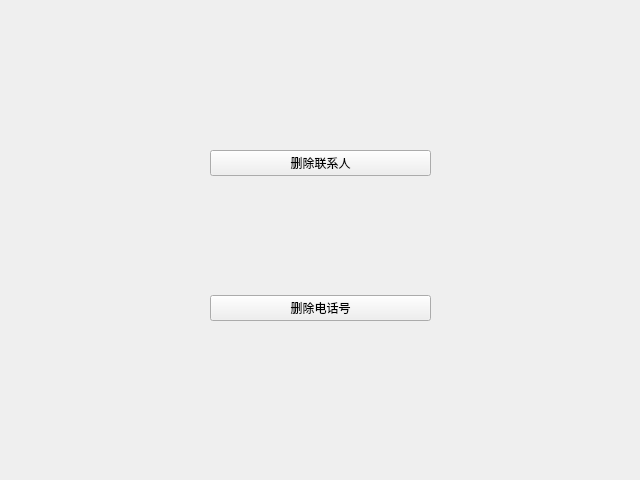
<?xml version="1.0" encoding="UTF-8"?>
<ui version="4.0">
 <class>del</class>
 <widget class="QWidget" name="del">
  <property name="geometry">
   <rect>
    <x>0</x>
    <y>0</y>
    <width>640</width>
    <height>480</height>
   </rect>
  </property>
  <property name="windowTitle">
   <string>Form</string>
  </property>
  <widget class="QWidget" name="">
   <property name="geometry">
    <rect>
     <x>210</x>
     <y>150</y>
     <width>221</width>
     <height>171</height>
    </rect>
   </property>
   <layout class="QVBoxLayout" name="verticalLayout">
    <item>
     <widget class="QPushButton" name="pushButton">
      <property name="styleSheet">
       <string notr="true">font: 14pt &quot;微软雅黑&quot;;</string>
      </property>
      <property name="text">
       <string>删除联系人</string>
      </property>
     </widget>
    </item>
    <item>
     <spacer name="verticalSpacer">
      <property name="orientation">
       <enum>Qt::Vertical</enum>
      </property>
      <property name="sizeHint" stdset="0">
       <size>
        <width>20</width>
        <height>40</height>
       </size>
      </property>
     </spacer>
    </item>
    <item>
     <widget class="QPushButton" name="pushButton_2">
      <property name="styleSheet">
       <string notr="true">font: 14pt &quot;微软雅黑&quot;;</string>
      </property>
      <property name="text">
       <string>删除电话号</string>
      </property>
     </widget>
    </item>
   </layout>
  </widget>
 </widget>
 <resources/>
 <connections/>
</ui>
